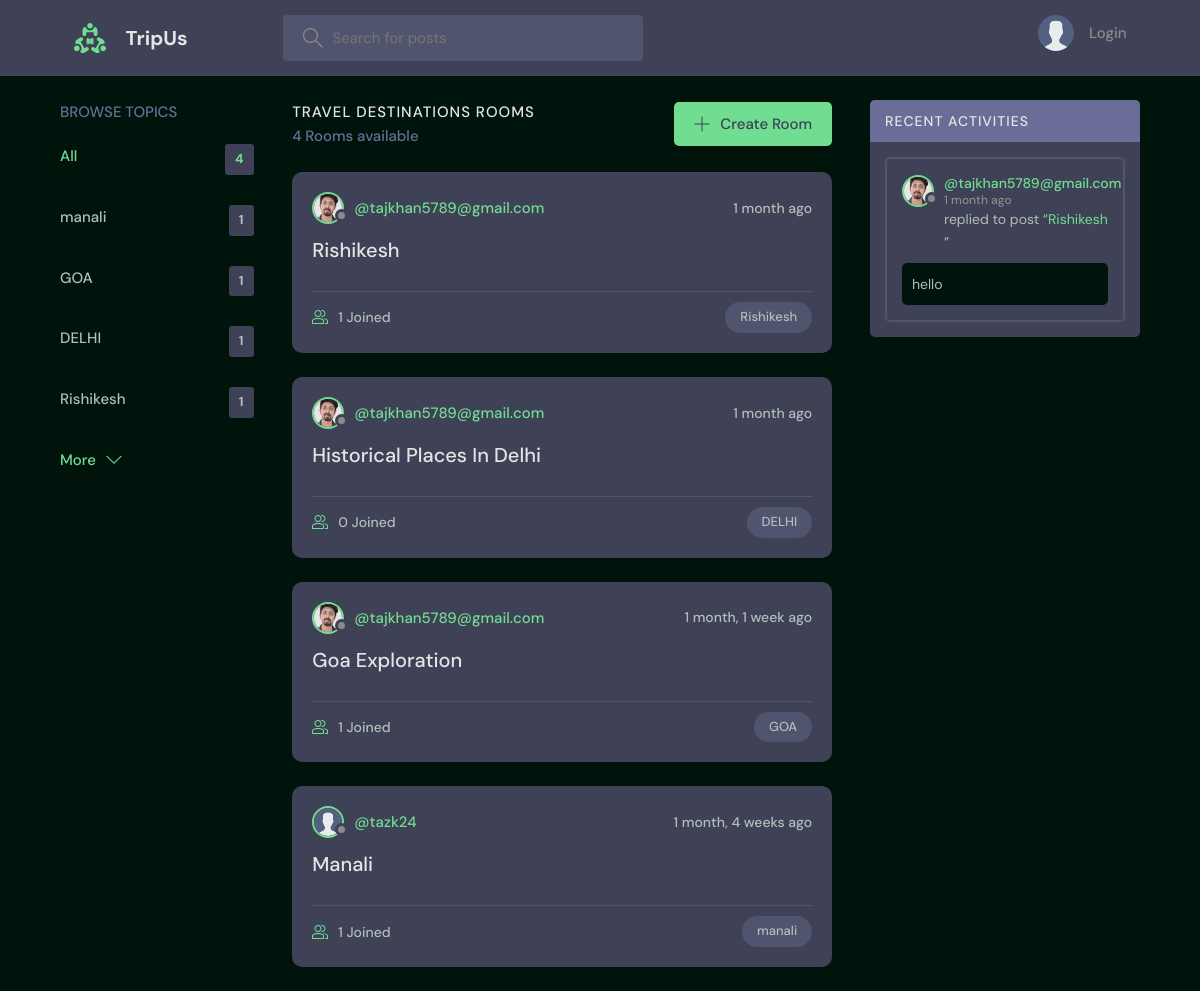
The page / on the database its author committed.
### base/models.py (models this page shows, shortened)
class Topic(models.Model):
    name = models.CharField(max_length=200)

class Room(models.Model):
    host = models.ForeignKey(User, on_delete=models.SET_NULL, null=True)
    topic = models.ForeignKey(Topic, on_delete=models.SET_NULL, null=True)
    name = models.CharField(max_length=200)
    description = models.TextField(null=True, blank=True)
    participants = models.ManyToManyField(
        User, related_name='participants', blank=True)
    updated = models.DateTimeField(auto_now=True)
    created = models.DateTimeField(auto_now_add=True)
    class Meta:
        ordering = ['-updated', '-created']
    def __str__(self):
        return self.name

class User(AbstractUser):
    name = models.CharField(max_length=200, null=True)
    email = models.EmailField(unique=True, null=True)
    bio = models.TextField(null=True)
    avatar = models.ImageField(null=True, default="avatar.svg")
    USERNAME_FIELD = 'username'
    REQUIRED_FIELDS = []

class Message(models.Model):
    user = models.ForeignKey(User, on_delete=models.CASCADE)
    room = models.ForeignKey(Room, on_delete=models.CASCADE)
    body = models.TextField()
    updated = models.DateTimeField(auto_now=True)
    created = models.DateTimeField(auto_now_add=True)
    class Meta:
        ordering = ['-updated', '-created']

### base/views.py (the view)
# urls.py: path('', views.home, name="home"),
def home(request):
    q = request.GET.get('q') if request.GET.get('q') != None else ''
    rooms = Room.objects.filter(
        Q(topic__name__icontains=q) |
        Q(name__icontains=q) |
        Q(description__icontains=q)
    )
    topics = Topic.objects.all()[0:5]
    room_count = rooms.count()
    room_messages = Message.objects.filter(
        Q(room__topic__name__icontains=q))[0:3]
    context = {'rooms': rooms, 'topics': topics,
               'room_count': room_count, 'room_messages': room_messages}
    return render(request, 'base/home.html', context)

### base/templates/base/home.html (shortened to what this page needs)
{% extends 'main.html' %}
{% block content %}
<main class="layout layout--3">
  <div class="container">
    {% include 'base/topics_component.html' %}
    <div class="roomList">
      <div class="roomList__header">
        <div>
          <h2>Travel Destinations Rooms</h2>
          <p>{{room_count}} Rooms available</p>
        </div>
        <a class="btn btn--main" href="{% url 'create-room' %}">
          <svg version="1.1" xmlns="http://www.w3.org/2000/svg" width="32" height="32" viewBox="0 0 32 32">
            <title>add</title>
            <path
              d="M16.943 0.943h-1.885v14.115h-14.115v1.885h14.115v14.115h1.885v-14.115h14.115v-1.885h-14.115v-14.115z">
            </path>
          </svg>
          Create Room
        </a>
      </div>
      {% include 'base/feed_component.html' %}
    </div>
    {% include 'base/activity_component.html' %}
  </div>
</main>
{% endblock %}

### base/templates/base/topics_component.html
<div class="topics">
    <div class="topics__header">
        <h2>Browse Topics</h2>
    </div>
    <ul class="topics__list">
        <li>
            <a href="{% url 'home' %}" class="active">All <span>{{topics.count}}</span></a>
        </li>
        {% for topic in topics %}
        <li>
            <a href="{% url 'home' %}?q={{topic.name}}">{{topic.name}}<span>{{topic.room_set.all.count}}</span></a>
        </li>
        {% endfor %}
    </ul>
    <a class="btn btn--link" href="{% url 'topics' %}">
        More
        <svg version="1.1" xmlns="http://www.w3.org/2000/svg" width="32" height="32" viewBox="0 0 32 32">
            <title>chevron-down</title>
            <path d="M16 21l-13-13h-3l16 16 16-16h-3l-13 13z"></path>
        </svg>
    </a>
</div>

### base/templates/base/feed_component.html (shortened to what this page needs)
{% for room in rooms %}
<div class="roomListRoom">
    <div class="roomListRoom__header">
        <a href="{% url 'user-profile' room.host.id %}" class="roomListRoom__author">
            <div class="avatar avatar--small">
                <img src="{{room.host.avatar.url}}" />
            </div>
            <span>@{{room.host.username}}</span>
        </a>
        <div class="roomListRoom__actions">
            <span>{{room.created|timesince}} ago</span>
        </div>
    </div>
    <div class="roomListRoom__content">
        <a href="{% url 'room' room.id %}">{{room.name}}</a>
    </div>
    <div class="roomListRoom__meta">
        <a href="{% url 'room' room.id %}" class="roomListRoom__joined">
            {{room.participants.all.count}} Joined
        </a>
        <p class="roomListRoom__topic">{{room.topic.name}}</p>
    </div>
</div>
{% endfor %}

### base/templates/base/activity_component.html (shortened to what this page needs)
<div class="activities">
    <div class="activities__header">
        <h2>Recent Activities</h2>
    </div>
    {% for message in room_messages %}
    <div class="activities__box">
        <div class="activities__boxHeader roomListRoom__header">
            <a href="{% url 'user-profile' message.user.id %}" class="roomListRoom__author">
                <div class="avatar avatar--small">
                    <img src="{{message.user.avatar.url}}" />
                </div>
                <p>
                    @{{message.user.username}}
                    <span>{{message.created|timesince}} ago</span>
                </p>
            </a>
        </div>
        <div class="activities__boxContent">
            <p>replied to post “<a href="{% url 'room' message.room.id %}">{{message.room}}</a>”</p>
            <div class="activities__boxRoomContent">{{message.body}}</div>
        </div>
    </div>
    {% endfor %}
</div>

### rows shown on the page
Topic: name "manali", room_set.all.count "1"
Topic: name "GOA", room_set.all.count "1"
Topic: name "DELHI", room_set.all.count "1"
Topic: name "Rishikesh", room_set.all.count "1"
Room: host.avatar (picture), host.username "tajkhan5789@gmail.com", created "1 month", name "Rishikesh", participants.all.count "1", topic.name "Rishikesh"
Room: host.avatar (picture), host.username "tajkhan5789@gmail.com", created "1 month", name "Historical Places In Delhi", participants.all.count "0", topic.name "DELHI"
Room: host.avatar (picture), host.username "tajkhan5789@gmail.com", created "1 month, 1 week", name "Goa Exploration", participants.all.count "1", topic.name "GOA"
Room: host.avatar (placeholder picture), host.username "tazk24", created "1 month, 4 weeks", name "Manali", participants.all.count "1", topic.name "manali"
Message: user.avatar (picture), user.username "tajkhan5789@gmail.com", created "1 month", room "Rishikesh", body "hello"

### other values the page prints
{{ topics.count }} "4"
{{ room_count }} "4"
